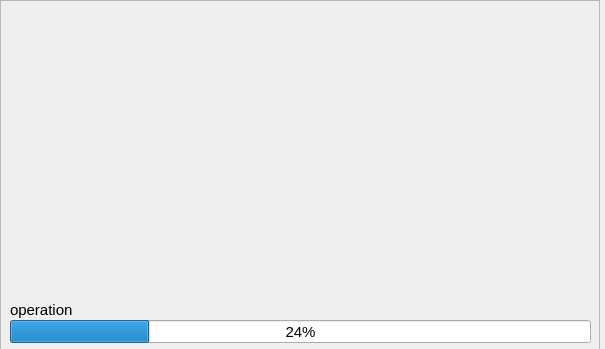
<?xml version="1.0" encoding="UTF-8"?>
<ui version="4.0">
 <class>EtrekSplashScreen</class>
 <widget class="QWidget" name="EtrekSplashScreen">
  <property name="geometry">
   <rect>
    <x>0</x>
    <y>0</y>
    <width>605</width>
    <height>349</height>
   </rect>
  </property>
  <property name="sizePolicy">
   <sizepolicy hsizetype="Fixed" vsizetype="Fixed">
    <horstretch>0</horstretch>
    <verstretch>0</verstretch>
   </sizepolicy>
  </property>
  <property name="font">
   <font>
    <pointsize>11</pointsize>
   </font>
  </property>
  <property name="windowTitle">
   <string>Form</string>
  </property>
  <property name="styleSheet">
   <string notr="true"/>
  </property>
  <widget class="QFrame" name="frame">
   <property name="geometry">
    <rect>
     <x>0</x>
     <y>0</y>
     <width>600</width>
     <height>350</height>
    </rect>
   </property>
   <property name="styleSheet">
    <string notr="true">background-image: url(:/Images/Asset/Icon/SplashScreenBanner.png);</string>
   </property>
   <property name="frameShape">
    <enum>QFrame::Shape::StyledPanel</enum>
   </property>
   <property name="frameShadow">
    <enum>QFrame::Shadow::Raised</enum>
   </property>
   <widget class="QLabel" name="messageLbl">
    <property name="geometry">
     <rect>
      <x>10</x>
      <y>300</y>
      <width>191</width>
      <height>20</height>
     </rect>
    </property>
    <property name="font">
     <font>
      <pointsize>11</pointsize>
     </font>
    </property>
    <property name="styleSheet">
     <string notr="true">color: rgb(0, 0, 0);</string>
    </property>
    <property name="text">
     <string>operation</string>
    </property>
   </widget>
   <widget class="QProgressBar" name="progressBar">
    <property name="geometry">
     <rect>
      <x>10</x>
      <y>320</y>
      <width>581</width>
      <height>23</height>
     </rect>
    </property>
    <property name="value">
     <number>24</number>
    </property>
   </widget>
  </widget>
 </widget>
 <resources/>
 <connections/>
</ui>
